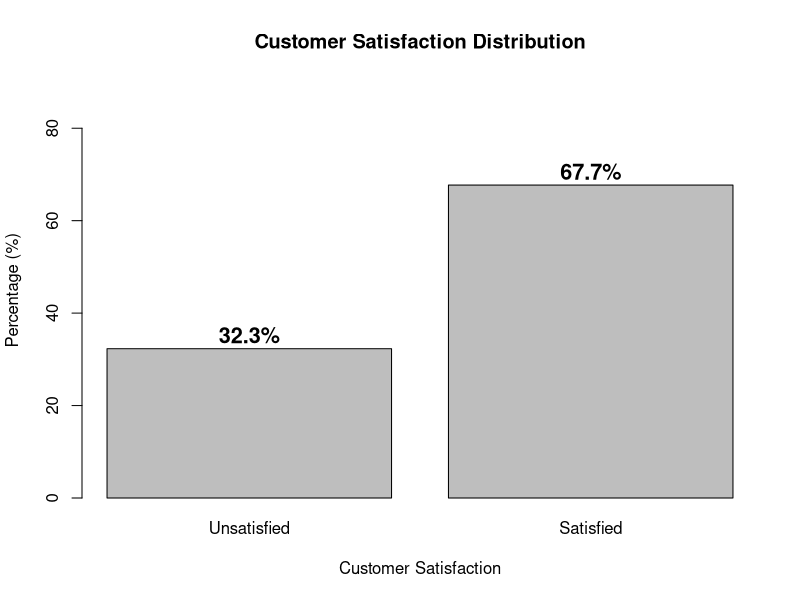
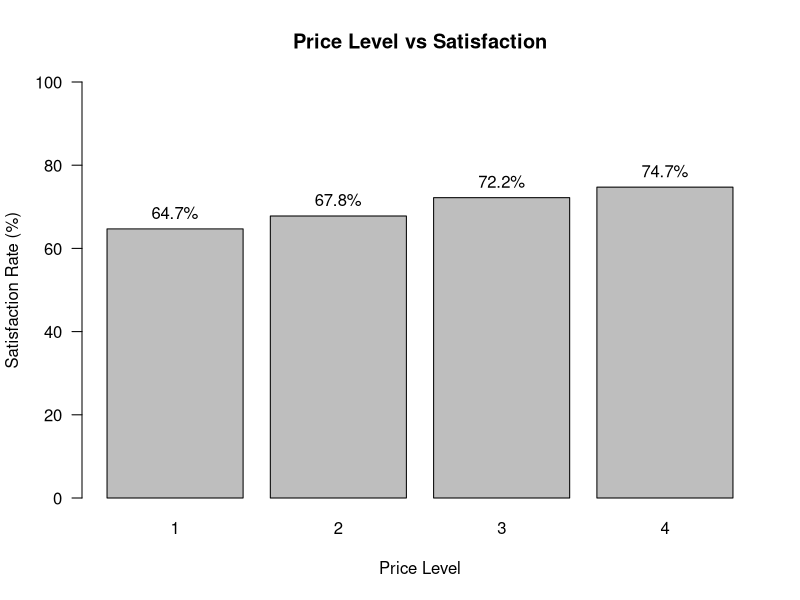
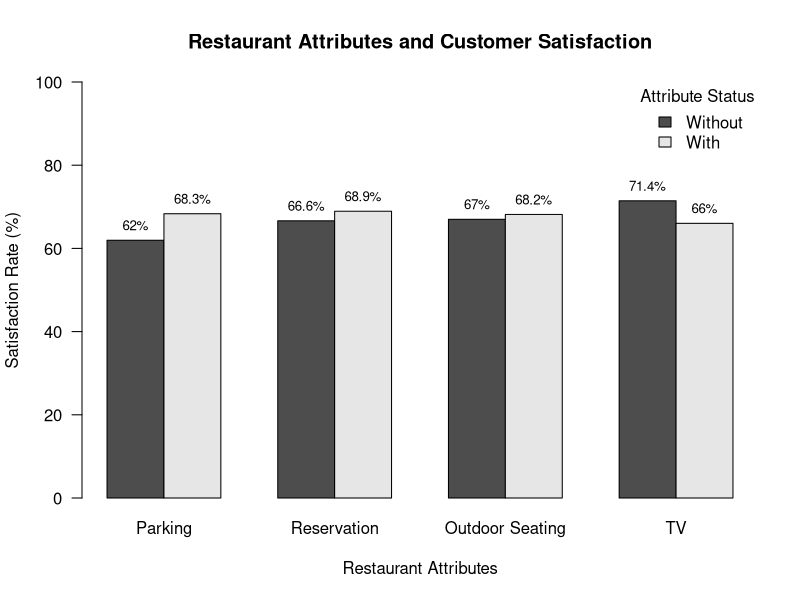
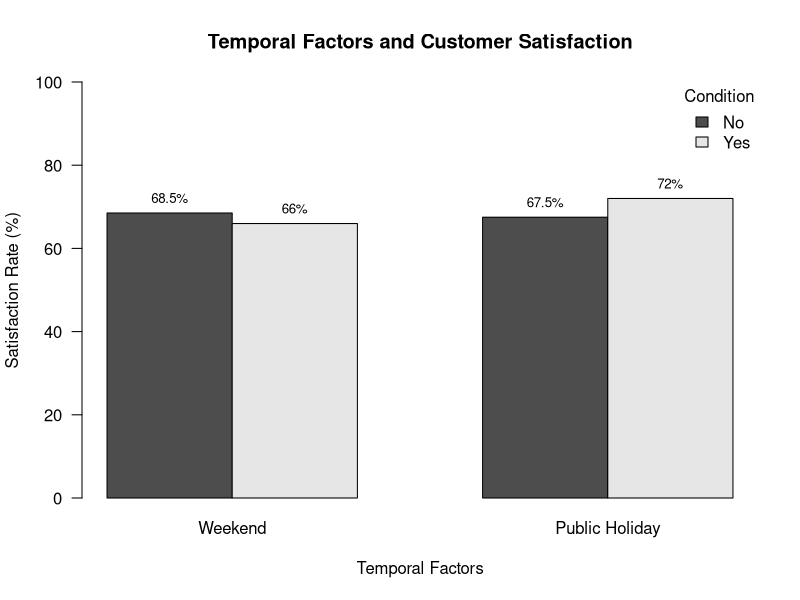
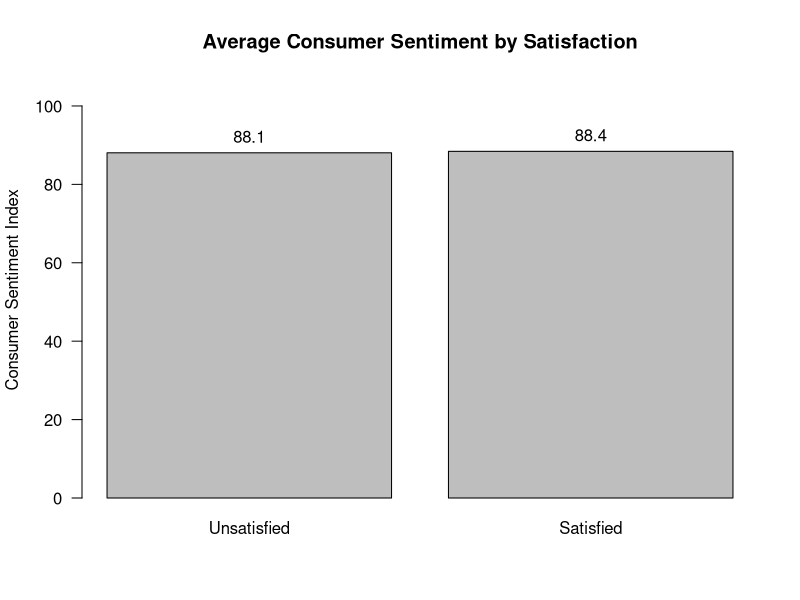
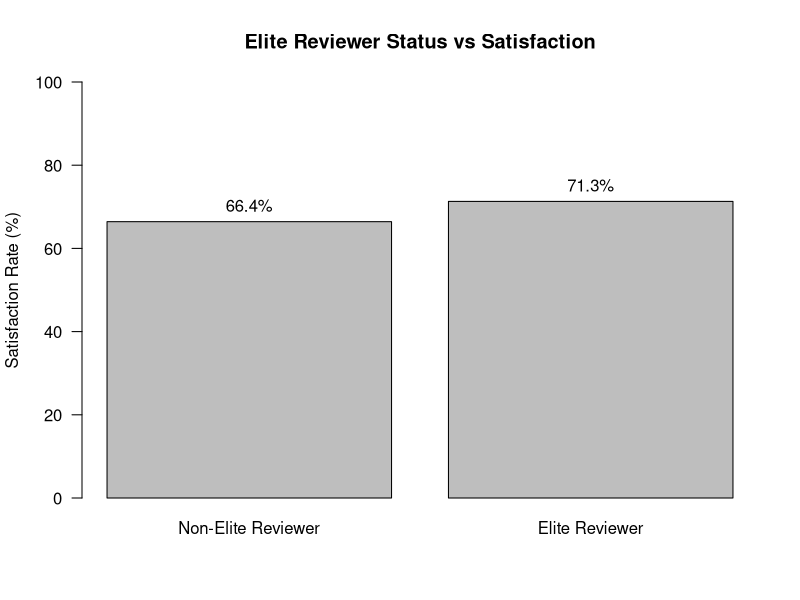
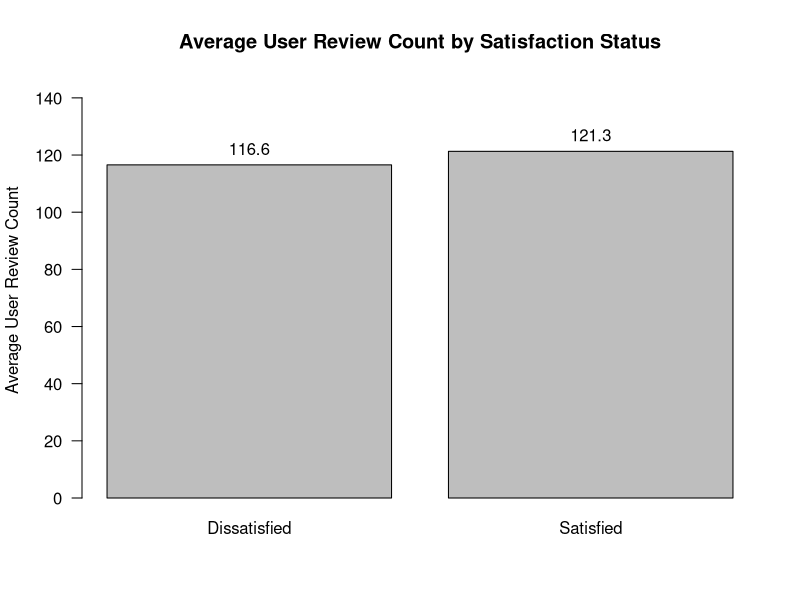
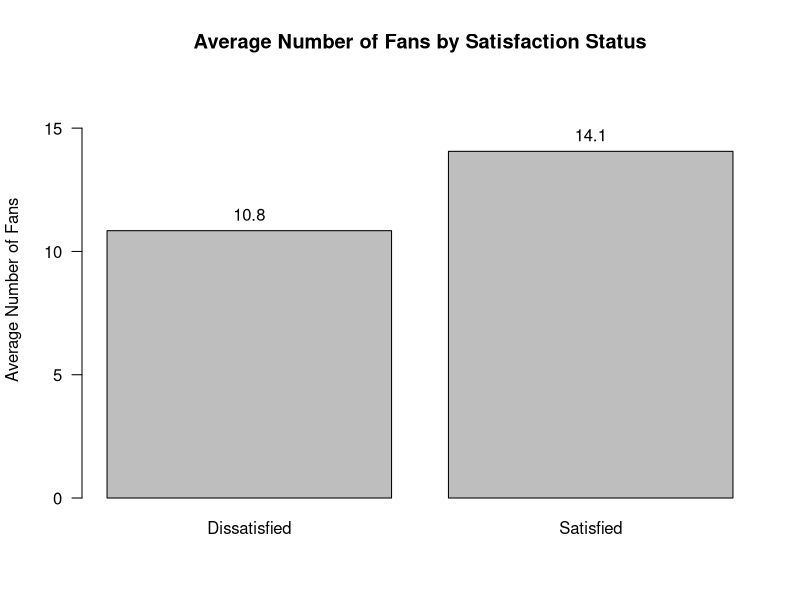

Write the R code that produced these figures, in order.
# ============================================================
# DATA SCIENCE AND MARKETING ANALYTICS
# Yelp Customer Satisfaction Analysis
# Author: Jose
# Purpose: Load prepared Yelp dataset and run initial analysis
# ============================================================


# ============================================================
# 1. LOAD DATA
# ============================================================

data <- read.csv("yelp_v5_holiday_sentiment.csv")


# ============================================================
# 2. FIRST DATA CHECK
# ============================================================

# Show first rows
head(data)

# Show structure: variables, data types, number of observations
str(data)

# Summary statistics
summary(data)

# ============================================================
# 3. SUMMARY STATISTICS TABLE
# ============================================================

summary_table <- data.frame(
  Variable = names(data),
  Mean = sapply(data, mean),
  SD = sapply(data, sd),
  Min = sapply(data, min),
  Max = sapply(data, max)
)

summary_table

# ============================================================
# 4. CHECK DEPENDENT VARIABLE: CUSTOMER SATISFACTION
# satisfied = 1 if review_stars >= 4
# satisfied = 0 if review_stars < 4
# ============================================================

# Count satisfied vs not satisfied
table(data$satisfied)

# Percentage satisfied vs not satisfied
prop.table(table(data$satisfied))


# ============================================================
# 5. CLEAN / FIX VARIABLE TYPES
# ============================================================

# Convert business_price from character to numeric
# Warning about NA is okay because missing/None values become NA
data$business_price <- as.numeric(data$business_price)

# Check if conversion worked
str(data$business_price)


# ============================================================
# 6. CHECK MISSING VALUES
# ============================================================

# Count missing values in business_price
sum(is.na(data$business_price))

# Distribution of price levels, including missing values
table(data$business_price, useNA = "always")


# ============================================================
# 7. INITIAL BUSINESS INSIGHT: PRICE VS SATISFACTION
# ============================================================

# Average satisfaction rate by price level
aggregate(
  satisfied ~ business_price,
  data = data,
  mean
)

# ============================================================
# 8. INITIAL BUSINESS INSIGHT: RESTAURANT ATTRIBUTES
# ============================================================

# Satisfaction by parking availability
aggregate(
  satisfied ~ has_parking,
  data = data,
  mean
)

# Satisfaction by reservation availability
aggregate(
  satisfied ~ takes_reservations,
  data = data,
  mean
)

# Satisfaction by outdoor seating
aggregate(
  satisfied ~ outdoor_seating,
  data = data,
  mean
)

# Satisfaction by TV availability
aggregate(
  satisfied ~ has_tv,
  data = data,
  mean
)

# ============================================================
# 9. INITIAL BUSINESS INSIGHT: REVIEWER CREDIBILITY
# ============================================================

# Satisfaction by elite user status
aggregate(
  satisfied ~ user_is_elite,
  data = data,
  mean
)

# Average user review count by satisfaction
aggregate(
  user_review_count ~ satisfied,
  data = data,
  mean
)

# Average user fans by satisfaction
aggregate(
  user_fans ~ satisfied,
  data = data,
  mean
)


# ============================================================
# 10. INITIAL BUSINESS INSIGHT: WEEKEND EFFECT
# ============================================================

# Satisfaction by weekend vs weekday
aggregate(
  satisfied ~ weekend,
  data = data,
  mean
)

# ============================================================
# 11. EXTERNAL DATA INSIGHT: PUBLIC HOLIDAY
# ============================================================

aggregate(
  satisfied ~ is_holiday,
  data = data,
  mean
)

# ============================================================
# 12. EXTERNAL DATA INSIGHT: CONSUMER SENTIMENT
# ============================================================

cor(
  data$satisfied,
  data$consumer_sentiment,
  use = "complete.obs"
)
aggregate(
  consumer_sentiment ~ satisfied,
  data = data,
  mean
)

# ============================================================
# 13. DATA VISUALIZATION
# ============================================================

# ============================================================
# Customer Satisfaction Distribution
# ============================================================

satisfaction_count <- table(data$satisfied)

satisfaction_pct <- round(
  prop.table(satisfaction_count) * 100,
  1
)

bp <- barplot(
  satisfaction_pct,
  names.arg = c("Unsatisfied", "Satisfied"),
  main = "Customer Satisfaction Distribution",
  xlab = "Customer Satisfaction",
  ylab = "Percentage (%)",
  ylim = c(0, 90)
)

print(bp)

text(
  x = bp,
  y = satisfaction_pct + 3,
  labels = paste0(satisfaction_pct, "%"),
  cex = 1.3,
  font = 2
)

# ------------------------------------------------------------
# Price Level vs Satisfaction
# ------------------------------------------------------------

price_sat <- aggregate(
  satisfied ~ business_price,
  data = data,
  mean
)

price_sat$satisfied_pct <- price_sat$satisfied * 100

bp <- barplot(
  price_sat$satisfied_pct,
  names.arg = price_sat$business_price,
  main = "Price Level vs Satisfaction",
  xlab = "Price Level",
  ylab = "Satisfaction Rate (%)",
  ylim = c(0, 100),
  las = 1
)

text(
  x = bp,
  y = price_sat$satisfied_pct,
  labels = paste0(round(price_sat$satisfied_pct, 1), "%"),
  pos = 3
)


# ------------------------------------------------------------
# Restaurant Attributes vs Satisfaction
# Unified Grouped Bar Chart
# ------------------------------------------------------------

# Function to calculate satisfaction percentage for 0 and 1
get_sat_pct <- function(variable) {
  result <- tapply(data$satisfied, data[[variable]], mean, na.rm = TRUE) * 100
  
  # Make sure order is always 0 then 1
  result <- result[c("0", "1")]
  
  return(result)
}

# Calculate satisfaction rate for each restaurant attribute
parking_pct <- get_sat_pct("has_parking")
reservation_pct <- get_sat_pct("takes_reservations")
outdoor_pct <- get_sat_pct("outdoor_seating")
tv_pct <- get_sat_pct("has_tv")

# Combine into one matrix
attribute_matrix <- cbind(
  Parking = parking_pct,
  Reservation = reservation_pct,
  `Outdoor Seating` = outdoor_pct,
  TV = tv_pct
)

# Rename rows
rownames(attribute_matrix) <- c("Without", "With")

# Create grouped bar chart
bp <- barplot(
  attribute_matrix,
  beside = TRUE,
  main = "Restaurant Attributes and Customer Satisfaction",
  ylab = "Satisfaction Rate (%)",
  xlab = "Restaurant Attributes",
  ylim = c(0, 100),
  las = 1,
  legend.text = rownames(attribute_matrix),
  args.legend = list(
    x = "topright",
    title = "Attribute Status",
    bty = "n"
  )
)

# Add percentage labels above bars
text(
  x = bp,
  y = attribute_matrix,
  labels = paste0(round(attribute_matrix, 1), "%"),
  pos = 3,
  cex = 0.8
)



# ------------------------------------------------------------
# Temporal Factors vs Satisfaction
# Unified Grouped Bar Chart
# ------------------------------------------------------------

# Function to calculate satisfaction percentage for 0 and 1
get_sat_pct <- function(variable) {
  result <- tapply(data$satisfied, data[[variable]], mean, na.rm = TRUE) * 100
  
  # Make sure order is always 0 then 1
  result <- result[c("0", "1")]
  
  return(result)
}

# Calculate satisfaction rate for each temporal factor
weekend_pct <- get_sat_pct("weekend")
holiday_pct <- get_sat_pct("is_holiday")

# Combine into one matrix
temporal_matrix <- cbind(
  Weekend = weekend_pct,
  `Public Holiday` = holiday_pct
)

# Rename rows
rownames(temporal_matrix) <- c("No", "Yes")

# Create grouped bar chart
bp <- barplot(
  temporal_matrix,
  beside = TRUE,
  main = "Temporal Factors and Customer Satisfaction",
  ylab = "Satisfaction Rate (%)",
  xlab = "Temporal Factors",
  ylim = c(0, 100),
  las = 1,
  legend.text = rownames(temporal_matrix),
  args.legend = list(
    x = "topright",
    title = "Condition",
    bty = "n"
  )
)

# Add percentage labels above bars
text(
  x = bp,
  y = temporal_matrix,
  labels = paste0(round(temporal_matrix, 1), "%"),
  pos = 3,
  cex = 0.8
)

# ------------------------------------------------------------
# Consumer Sentiment by Satisfaction
# ------------------------------------------------------------

sentiment_sat <- aggregate(
  consumer_sentiment ~ satisfied,
  data = data,
  mean
)

bp <- barplot(
  sentiment_sat$consumer_sentiment,
  names.arg = c("Unsatisfied", "Satisfied"),
  main = "Average Consumer Sentiment by Satisfaction",
  ylab = "Consumer Sentiment Index",
  ylim = c(0, max(sentiment_sat$consumer_sentiment) * 1.2),
  las = 1
)

text(
  x = bp,
  y = sentiment_sat$consumer_sentiment,
  labels = round(sentiment_sat$consumer_sentiment, 1),
  pos = 3
)

# ------------------------------------------------------------
# Elite Reviewer vs Satisfaction
# ------------------------------------------------------------

elite_sat <- aggregate(
  satisfied ~ user_is_elite,
  data = data,
  mean
)

elite_sat$satisfied_pct <- elite_sat$satisfied * 100

bp <- barplot(
  elite_sat$satisfied_pct,
  names.arg = c("Non-Elite Reviewer", "Elite Reviewer"),
  main = "Elite Reviewer Status vs Satisfaction",
  ylab = "Satisfaction Rate (%)",
  ylim = c(0, 100),
  las = 1
)

text(
  x = bp,
  y = elite_sat$satisfied_pct,
  labels = paste0(round(elite_sat$satisfied_pct, 1), "%"),
  pos = 3
)
# ------------------------------------------------------------
# Satisfaction Status vs Average User Review Count
# ------------------------------------------------------------

review_count_sat <- aggregate(
  user_review_count ~ satisfied,
  data = data,
  mean
)

bp <- barplot(
  review_count_sat$user_review_count,
  names.arg = c("Dissatisfied", "Satisfied"),
  main = "Average User Review Count by Satisfaction Status",
  ylab = "Average User Review Count",
  ylim = c(0, max(review_count_sat$user_review_count) * 1.2),
  las = 1
)

text(
  x = bp,
  y = review_count_sat$user_review_count,
  labels = round(review_count_sat$user_review_count, 1),
  pos = 3
)

# ------------------------------------------------------------
# Satisfaction Status vs Average Number of Fans
# ------------------------------------------------------------

fans_sat <- aggregate(
  user_fans ~ satisfied,
  data = data,
  mean
)

bp <- barplot(
  fans_sat$user_fans,
  names.arg = c("Dissatisfied", "Satisfied"),
  main = "Average Number of Fans by Satisfaction Status",
  ylab = "Average Number of Fans",
  ylim = c(0, max(fans_sat$user_fans) * 1.2),
  las = 1
)

text(
  x = bp,
  y = fans_sat$user_fans,
  labels = round(fans_sat$user_fans, 1),
  pos = 3
)
# ============================================================
# 14. CORRELATION HEATMAP
# ============================================================

library(corrplot)

cor_data <- data[, c(
  "satisfied",
  "business_price",
  "business_review_count",
  "has_parking",
  "takes_reservations",
  "outdoor_seating",
  "has_tv",
  "user_review_count",
  "user_average_stars",
  "user_fans",
  "user_is_elite",
  "review_length",
  "useful",
  "funny",
  "cool",
  "weekend",
  "is_holiday",
  "consumer_sentiment"
)]

cor_matrix <- cor(
  cor_data,
  use = "pairwise.complete.obs"
)

corrplot(
  cor_matrix,
  method = "color",
  type = "upper",
  addCoef.col = "black",
  number.cex = 0.5,
  tl.cex = 0.6,
  tl.col = "black",
  tl.srt = 45,
  title = "Correlation Matrix of Model Variables",
  mar = c(0,0,2,0)
)

# ============================================================
# APPENDIX VARIABLE DESCRIPTION TABLE - CSV / EXCEL EXPORT
# ============================================================

library(dplyr)
library(purrr)
library(writexl)

#make sure business_price is numeric
data$business_price <- as.numeric(as.character(data$business_price))

# Variables to include in appendix
appendix_vars <- c(
  "review_month",
  "review_id",
  "business_id",
  "user_id",
  "review_stars",
  "satisfied",
  "review_date",
  "review_length",
  "useful",
  "funny",
  "cool",
  "business_name",
  "city",
  "state",
  "latitude",
  "longitude",
  "business_review_count",
  "is_open",
  "categories",
  "business_price",
  "has_parking",
  "takes_reservations",
  "outdoor_seating",
  "has_tv",
  "user_review_count",
  "user_average_stars",
  "user_fans",
  "user_is_elite",
  "review_day_of_week",
  "weekend",
  "is_holiday",
  "consumer_sentiment"
)

# Variable descriptions
variable_description <- c(
  review_month = "Month of the review, used to merge monthly consumer sentiment data",
  review_id = "Unique identifier of each review",
  business_id = "Unique identifier of each restaurant/business",
  user_id = "Unique identifier of each Yelp user",
  review_stars = "Star rating given by the reviewer (1–5)",
  satisfied = "Customer satisfaction indicator (1 = review stars ≥ 4, 0 = otherwise)",
  review_date = "Date when the review was posted",
  review_length = "Length of the review text measured by number of characters",
  useful = "Number of useful votes received by the review",
  funny = "Number of funny votes received by the review",
  cool = "Number of cool votes received by the review",
  business_name = "Name of the restaurant/business",
  city = "City where the restaurant is located",
  state = "State where the restaurant is located",
  latitude = "Geographic latitude of the restaurant",
  longitude = "Geographic longitude of the restaurant",
  business_review_count = "Total number of reviews received by the restaurant",
  is_open = "Indicates whether the restaurant is currently operating",
  categories = "Restaurant category and cuisine classification",
  business_price = "Restaurant price level (1 = cheapest, 4 = most expensive)",
  has_parking = "Parking availability indicator (1 = yes, 0 = no)",
  takes_reservations = "Reservation availability indicator (1 = yes, 0 = no)",
  outdoor_seating = "Outdoor seating availability indicator (1 = yes, 0 = no)",
  has_tv = "Television availability indicator (1 = yes, 0 = no)",
  user_review_count = "Total number of reviews written by the user",
  user_average_stars = "Average rating given by the user across all reviews",
  user_fans = "Number of Yelp fans/followers of the user",
  user_is_elite = "Yelp Elite status indicator (1 = elite user, 0 = non-elite user)",
  review_day_of_week = "Day of the week when the review was posted",
  weekend = "Weekend indicator (1 = weekend, 0 = weekday)",
  is_holiday = "Public holiday indicator (1 = public holiday, 0 = non-holiday)",
  consumer_sentiment = "Monthly consumer sentiment score from the University of Michigan Consumer Sentiment Index"
)

# Keep only variables that exist in your dataset
appendix_vars <- appendix_vars[appendix_vars %in% names(data)]

# Function to safely calculate numeric statistics
safe_stat <- function(x, fun) {
  if (is.numeric(x) || is.integer(x)) {
    return(round(fun(x, na.rm = TRUE), 2))
  } else {
    return(NA)
  }
}

# Create appendix table
appendix_table <- map_dfr(appendix_vars, function(var) {
  
  x <- data[[var]]
  
  tibble(
    Variable = var,
    Data_Type = class(x)[1],
    Mean = safe_stat(x, mean),
    SD = safe_stat(x, sd),
    Min = safe_stat(x, min),
    Max = safe_stat(x, max),
    Description = variable_description[var]
  )
})

# Replace NA with blank for cleaner output
appendix_table_clean <- appendix_table %>%
  mutate(across(everything(), ~ ifelse(is.na(.), "", as.character(.))))

# View table in R
View(appendix_table_clean)

# Export to CSV
write.csv(
  appendix_table_clean,
  "appendix_variable_table.csv",
  row.names = FALSE
)

# Export to Excel
write_xlsx(
  appendix_table_clean,
  "appendix_variable_table.xlsx"
)
